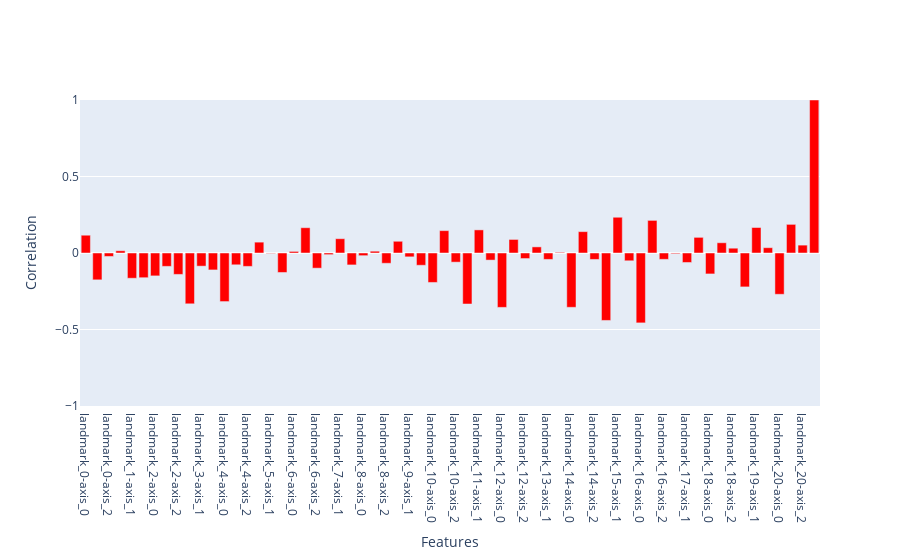

Notebook source saved alongside this figure:
### Code cell
target_corr = df.corr()['label']

fig = go.Figure([go.Bar(y = target_corr, x = target_corr.index, marker_color = 'red')])

fig.update_layout(xaxis_title = "Features", yaxis_title = "Correlation",
    yaxis = dict(
        range=(-1, 1),
        showticklabels=True
    ))
fig.show()

### Figure 1 — Plotly figure (JSON) as saved in the notebook; plotly's stock layout.template omitted (floating-point values rounded to 4 significant figures)
{"data": [{"marker": {"color": "red"}, "type": "bar", "x": ["landmark_0-axis_0", "landmark_0-axis_1", "landmark_0-axis_2", "landmark_1-axis_0", "landmark_1-axis_1", "landmark_1-axis_2", "landmark_2-axis_0", "landmark_2-axis_1", "landmark_2-axis_2", "landmark_3-axis_0", "landmark_3-axis_1", "landmark_3-axis_2", "landmark_4-axis_0", "landmark_4-axis_1", "landmark_4-axis_2", "landmark_5-axis_0", "landmark_5-axis_1", "landmark_5-axis_2", "landmark_6-axis_0", "landmark_6-axis_1", "landmark_6-axis_2", "landmark_7-axis_0", "landmark_7-axis_1", "landmark_7-axis_2", "landmark_8-axis_0", "landmark_8-axis_1", "landmark_8-axis_2", "landmark_9-axis_0", "landmark_9-axis_1", "landmark_9-axis_2", "landmark_10-axis_0", "landmark_10-axis_1", "landmark_10-axis_2", "landmark_11-axis_0", "landmark_11-axis_1", "landmark_11-axis_2", "landmark_12-axis_0", "landmark_12-axis_1", "landmark_12-axis_2", "landmark_13-axis_0", "landmark_13-axis_1", "landmark_13-axis_2", "landmark_14-axis_0", "landmark_14-axis_1", "landmark_14-axis_2", "landmark_15-axis_0", "landmark_15-axis_1", "landmark_15-axis_2", "landmark_16-axis_0", "landmark_16-axis_1", "landmark_16-axis_2", "landmark_17-axis_0", "landmark_17-axis_1", "landmark_17-axis_2", "landmark_18-axis_0", "landmark_18-axis_1", "landmark_18-axis_2", "landmark_19-axis_0", "landmark_19-axis_1", "landmark_19-axis_2", "landmark_20-axis_0", "landmark_20-axis_1", "landmark_20-axis_2", "label"], "y": [0.1163, -0.1755, -0.0224, 0.01465, -0.1649, -0.1615, -0.1496, -0.08735, -0.1399, -0.3322, -0.08598, -0.1106, -0.3175, -0.07719, -0.08748, 0.071, -0.002574, -0.1272, 0.0103, 0.1653, -0.0991, -0.01066, 0.09338, -0.07789, -0.01745, 0.01177, -0.06716, 0.07664, -0.02518, -0.08012, -0.1925, 0.1461, -0.05979, -0.3334, 0.1511, -0.04643, -0.3554, 0.08863, -0.0363, 0.04002, -0.04192, 0.004177, -0.355, 0.1396, -0.04207, -0.4408, 0.2337, -0.05093, -0.4567, 0.2131, -0.04153, -0.004792, -0.06194, 0.1023, -0.1368, 0.06695, 0.0314, -0.2215, 0.1667, 0.03461, -0.2699, 0.1872, 0.05147, 1]}], "layout": {"autosize": true, "xaxis": {"autorange": true, "range": [-0.5, 63.5], "title": {"text": "Features"}, "type": "category"}, "yaxis": {"range": [-1, 1], "showticklabels": true, "title": {"text": "Correlation"}, "type": "linear"}}}
